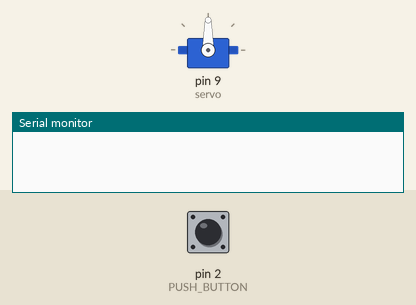
Recording of a sketch running on a simulated Arduino Uno, built with avr-gcc and run on an emulated ATmega328P. Shown: servo, the last lines printed to the serial monitor. The test bench sets the inputs (shaded band); at power-on: pin 2 (PUSH_BUTTON) LOW.

Above: at 1.2 s.
1.3 s: pin 2 (PUSH_BUTTON) pulled HIGH for 1 s
At 1.55 s:
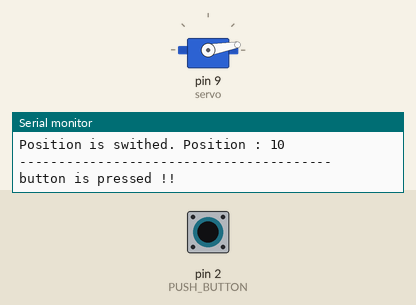
4.3 s: pin 2 (PUSH_BUTTON) pulled HIGH for 0.15 s
At 5.3 s:
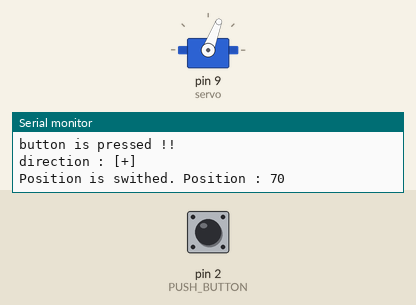
5.9 s: pin 2 (PUSH_BUTTON) pulled HIGH for 3.2 s
At 10.0 s:
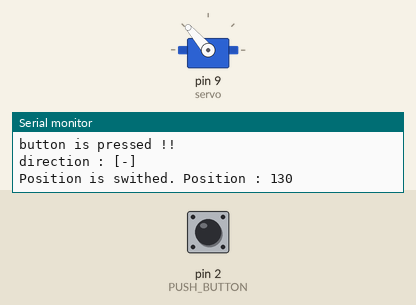
Timing chart, 0 to 11.5 s (numbered marks = the images above; inputs shaded):
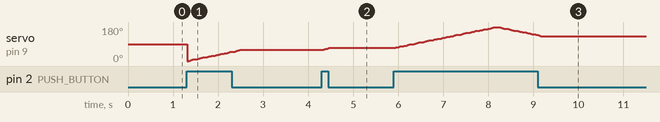

The sketch:

servo_by_button.ino
```cpp
#include <Servo.h>

bool button_direction = true;
int PUSH_BUTTON = 2;
int pos = 0;
Servo servo;

void setup() {
  Serial.begin(9600);
  servo.attach(9);
}

void loop() {
  int button_status = digitalRead(PUSH_BUTTON);
  if (button_status == HIGH)
  {
    Serial.println("----------------------------------------");
    Serial.println("button is pressed !!");

    if (button_direction == true)
    {
      Serial.println("direction : [+] ");

      for (int i = pos; i < pos + 10; i++)
      {
        servo.write(i);
        delay(15);
      }
      pos += 10;
      Serial.print("Position is swithed. Position : ");
      Serial.println(pos);

      if (pos == 180)
      {
        button_direction = false;
        Serial.println("direction is swithed. [-]");
      }
    }

    else
    {
      Serial.println("direction : [-] ");

      for (int i = pos; i > pos - 10; i--)
      {
        servo.write(i);
        delay(15);
      }
      pos -= 10;
      Serial.print("Position is swithed. Position : ");
      Serial.println(pos);

      if (pos == 0)
      {
        button_direction = true;
        Serial.println("direction is swithed. [+]");
      }
    }
  }
}
```

Measured:
- after the input at 4.3 s, servo on pin 9 (servo): 59° → 69° at once
- after the input at 5.9 s, servo on pin 9 (servo): rises from 69° to 180° in 2.3 s, then falls to 131° in 0.96 s
